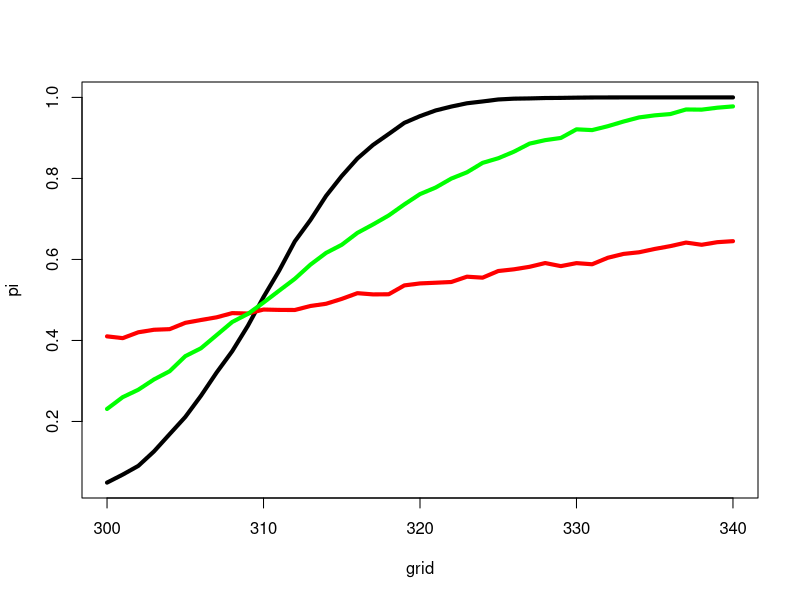

This figure's R source:
#Simulacion de un test de hipotesis

#Parametros del test
n <- 25
k <- 309.86
  
#Creamos la realidad
mu <- 320
mean(replicate(10000,{
  #Simulamos la muestra
  x <- rnorm(n, mean = mu, sd = 30)
  
  #Vemos si rechaza
  mean(x) > k
}))


#Armamos la curva de potencia
potencia_empirica_1 <- function(mu){
  mean(replicate(10000,{
    #Simulamos la muestra
    x <- rnorm(n, mean = mu, sd = 30)
    
    #Vemos si rechaza
    mean(x) > k
  }))
  
}

potencia_empirica_2 <- function(mu){
  mean(replicate(10000,{
    #Simulamos la muestra
    x <- rexp(n, rate = 1/mu)
    
    #Vemos si rechaza
    mean(x) > k
  }))
  
}

potencia_empirica_3 <- function(mu){
  mean(replicate(10000,{
    #Simulamos la muestra
    x <- rexp(500, rate = 1/mu)
    
    #Vemos si rechaza
    mean(x) > k
  }))
  
}


grid <- as.matrix(seq(300, 340, 1))
pi <- apply(grid, 1, potencia_empirica_1)
pi2 <- apply(grid, 1, potencia_empirica_2)
pi3 <- apply(grid, 1, potencia_empirica_3)

plot(grid, pi, type = 'l', lwd=4)
lines(grid, pi2, type='l', lwd=4, col='red')
lines(grid, pi3, type='l', lwd=4, col='green')
